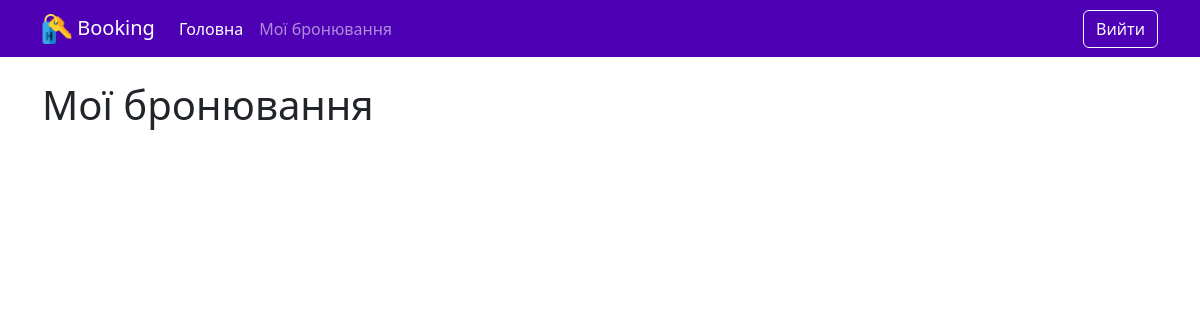
/my_bookings/ (signed in), run on an earlier commit of the app's database.
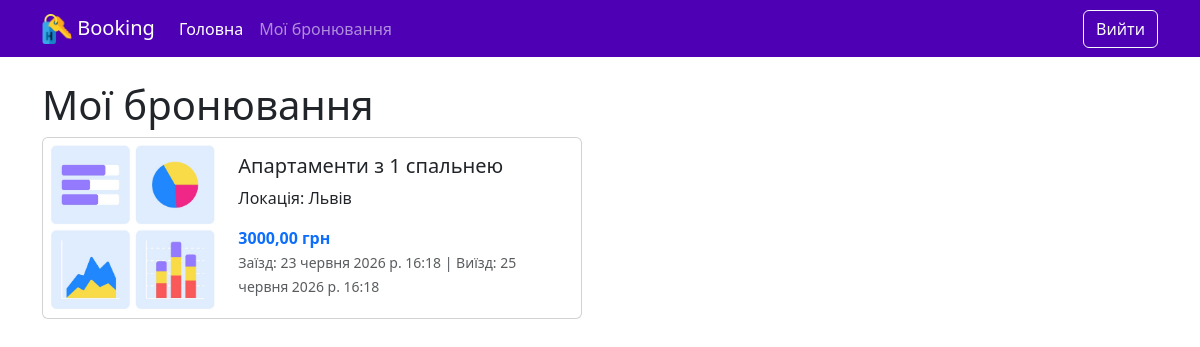
And on a later commit of the database.
### booking/models.py (models this page shows, shortened)
class Booking(models.Model):
    apartment = models.ForeignKey(Apartment, on_delete=models.CASCADE, verbose_name="Апартаменти", related_name="bookings")
    check_in = models.DateTimeField(verbose_name="Дата заїзду")
    check_out = models.DateTimeField(verbose_name="Дата виїзду")
    name = models.CharField(max_length=50, verbose_name="Ім'я")
    surname = models.CharField(max_length=50, verbose_name="Прізвище")
    email = models.EmailField(verbose_name="Електронна пошта")
    phone = models.CharField(max_length=20, verbose_name="Телефон")
    total_price = models.DecimalField(max_digits=10, decimal_places=2, default=0, verbose_name="Загальна ціна")
    created_at  = models.DateTimeField(auto_now_add=True, verbose_name="Дата створення")
    user = models.ForeignKey(User, on_delete=models.CASCADE, null=True, blank=True, verbose_name="Користувач")
    class Meta:
        verbose_name = "Бронювання"
        verbose_name_plural = "Бронювання"
        ordering = ['-created_at']

class Apartment(models.Model):
    TYPE_ROOM_CHOICES = [
        ('single', 'Одиночний номер'),
        ('double', 'Двомісний номер'),
        ('suite', 'Люкс'),
        ('family', 'Сімейний номер'),
        ('studio', 'Студія'),
        ('penthouse', 'Пентхаус'),
    ]
    title = models.CharField(max_length=100, verbose_name="Назва апартаментів")
    location = models.CharField(max_length=255, verbose_name="Розташування")
    image = models.ImageField(upload_to='apartment_images/', null=True, blank=True, verbose_name="Зображення")
    description = models.TextField(null=True, blank=True, verbose_name="Опис")
    price = models.DecimalField(max_digits=10,  decimal_places=2, verbose_name="Ціна")
    capacity = models.IntegerField(default=1, verbose_name="Місткість")
    type_room = models.CharField(max_length=50, choices=TYPE_ROOM_CHOICES, null=True, blank=True)
    class Meta:
        verbose_name = "Апартаменти"
        verbose_name_plural = "Апартаменти"
        ordering = ['title','price' ]

### booking/views.py (the view)
# urls.py: path('my_bookings/', views.my_bookings, name='my_bookings'),
@login_required
def my_bookings(request):
    bookings = Booking.objects.filter(user=request.user)
    return render(request, 'my_bookings.html', {'bookings': bookings})

### templates/my_bookings.html
{% extends 'base.html' %}
{% block content %}
    <h1>Мої бронювання</h1>
    {% for booking in bookings %}
        <div class="card mb-3" style="max-width: 540px;">
        <div class="row g-0">
            <div class="col-md-4">
            {% if booking.apartment.image %}
                <img src="{{booking.apartment.image.url}}" class="img-fluid rounded-start" alt="...">
            {% endif %}
            </div>
            <div class="col-md-8">
            <div class="card-body">
                <h5 class="card-title">{{booking.apartment.title}}</h5>
                <p class="card-text">Локація: {{booking.apartment.location}}</p>
                <span class="fw-bold text-primary">{{booking.apartment.price}} грн</span>
                <p class="card-text"><small class="text-muted">Заїзд: {{booking.check_in}} | Виїзд: {{booking.check_out}}</small></p>
            </div>
            </div>
        </div>
        </div>
    {% endfor %}
{% endblock content %}

### templates/base.html (shortened to what this page needs)
<!DOCTYPE html>
<html lang="uk">
<head>
    <link href="https://cdn.jsdelivr.net/npm/bootstrap@5.3.6/dist/css/bootstrap.min.css" rel="stylesheet">
    {% load static %}
    <link rel="stylesheet" href="{% static 'style.css' %}">
</head>
<body>
{% include 'menu.html' %}
<div class="container mt-4">
    {% block content %}
    {% endblock %}
</div>
</body>
</html>

### templates/menu.html (shortened to what this page needs)
<nav class="navbar navbar-expand-lg navbar-dark " style="background: rgb(78, 0, 180)">
    <div class="container">
        <a class="navbar-brand" href="#">
            {% load static %}
            <img src="{% static 'img/logo.png' %}" alt="Logo" width="30" height="30" class="d-inline-block align-text-top"> Booking
        </a>
        <div class="collapse navbar-collapse" id="mainNavbar">
            <ul class="navbar-nav me-auto mb-2 mb-lg-0">
                <li class="nav-item">
                    <a class="nav-link active" href="/">Головна</a>
                </li>
                <li class="nav-item">
                    <a class="nav-link" href="{% url 'my_bookings' %}">Мої бронювання</a>
                </li>
            </ul>
        </div>
        {% if user.is_authenticated %}
            <a class="btn btn-outline-light" href="{% url 'logout' %}">Вийти</a>
        {% else %}
            <a class="btn btn-outline-light me-2" href="{% url 'login' %}">Увійти</a>
            <a class="btn btn-outline-light" href="{% url 'register' %}">Зареєструватися</a>
        {% endif %}
    </div>
</nav>

What changed in the data, as far as the page shows it:
added Booking: apartment.image (picture), apartment "Апартаменти з 1 спальнею", apartment.location "Львів", apartment.price "3000,00", check_in "23 червня 2026 р. 16:18", check_out "25 червня 2026 р. 16:18"
